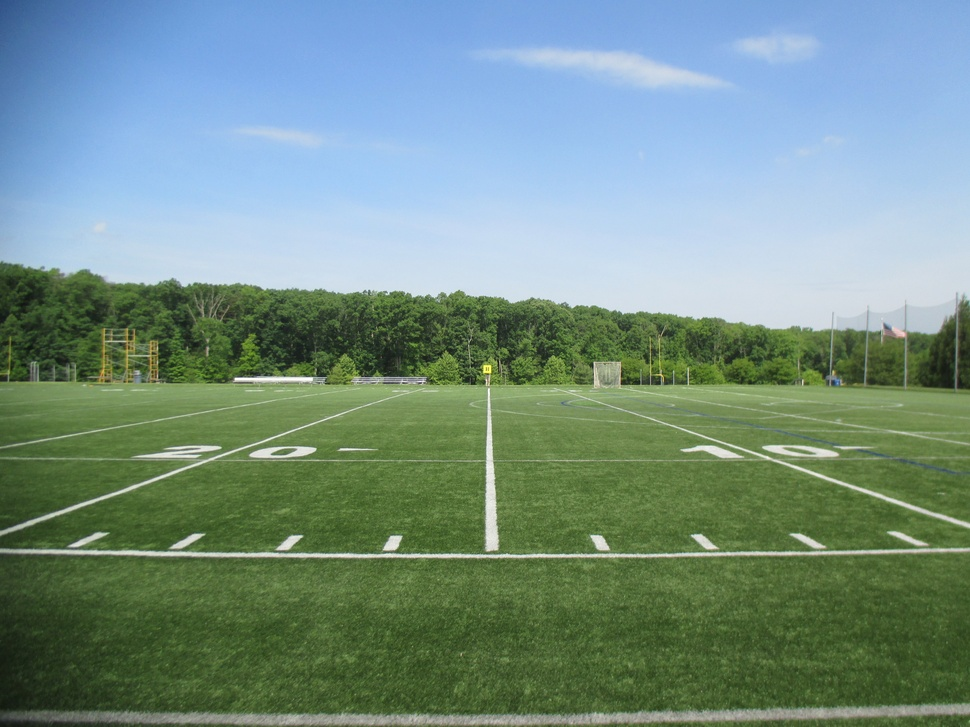
#> input picture images/IMG_0147.JPG, 970 x 727 px, shrunk from 4608 x 3456 before the run, found by its file name
$ python derivative_filtering.py
#> lines starting #> are read from the running program, lines starting #| are printed output that depends on the picture
import cv2
from scipy.ndimage import filters
from numpy import *

"""
Sobel & Gaussian X and Y derivative identification -- Preprocessing technique

Used to:
1) Identify gradient magnitude
2) Noise reduction

Requires:
1) Grayscale image
"""


def sobel_xy_derivative(img):
    """
    Applies Sobel filters to identify X and Y derivatives
    """
    # Sobel derivative filters
    imx = zeros(img.shape)
    filters.sobel(img, 1, imx)

    imy = zeros(img.shape)
    filters.sobel(img, 0, imy)

    magnitude = sqrt(imx**2 + imy**2)

    # Returning the filtered image
    return magnitude

def gaussian_xy_derivatives(img, standard_deviation=5):
    """
    Applies Gaussian filters to identify the X and Y derivatives
    """
    # Gaussian derivative filters
    imx = zeros(img.shape)
    filters.gaussian_filter(img, (standard_deviation, standard_deviation), (0,1), imx)

    imy = zeros(img.shape)
    filters.sobel(img, (standard_deviation, standard_deviation), (1,0), imx)

    magnitude = sqrt(imx**2 + imy**2)

    # Returning the filtered image
    return magnitude

if __name__ == '__main__':
    img = cv2.imread("../images/IMG_0147.jpg")
#> img is the input picture: shape (727, 970, 3); mean B, G, R 133.6, 144.4, 117.3

    cv2.imshow("sobel filtered", sobel_xy_derivative(img))
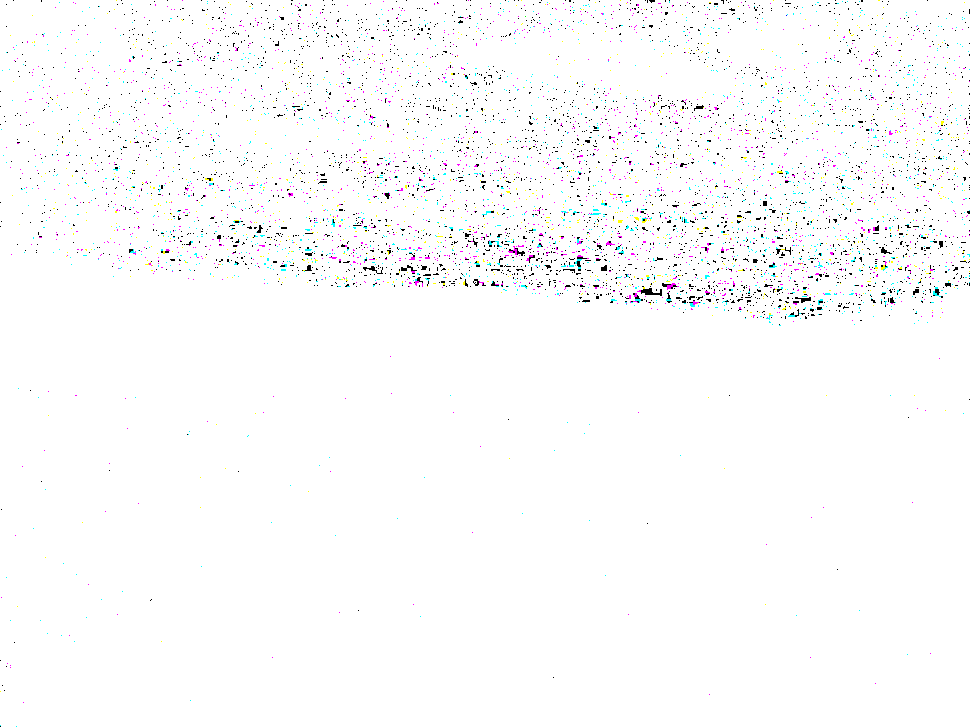
#> window 'sobel filtered': shape (727, 970, 3); mean B, G, R 251.9, 251.4, 251.4
    cv2.waitKey(0)
    cv2.destroyAllWindows()

    cv2.imshow("gaussian filtered", gaussian_xy_derivatives(img))
#> (the run stopped early here; a loop or call above may not have finished)

$ run again, with images/IMG_0114.JPG copied over images/IMG_0147.JPG
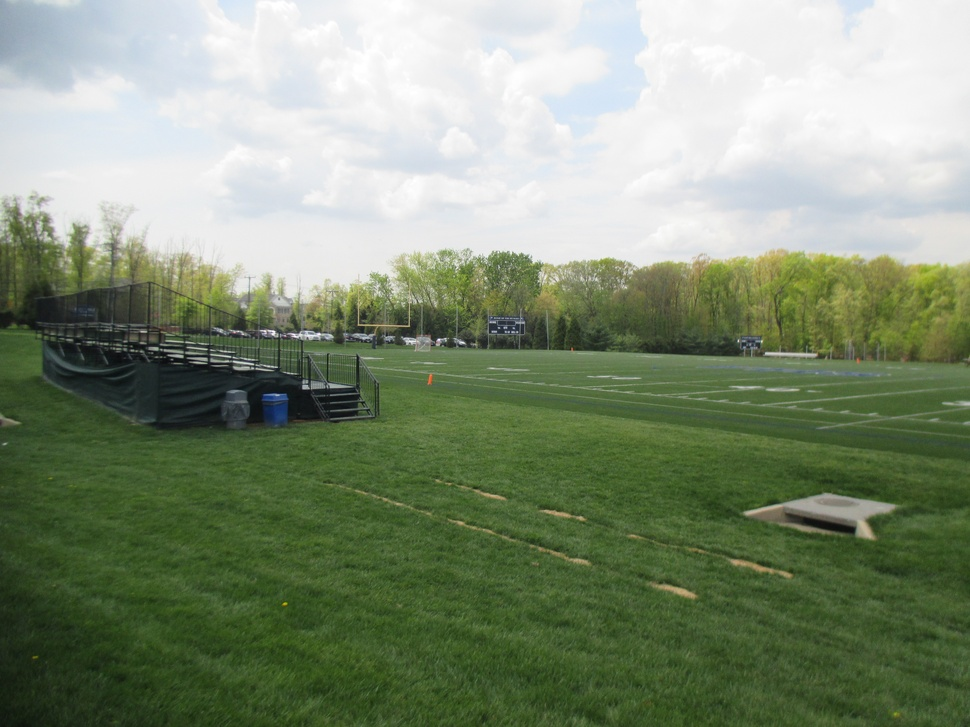
#> input picture images/IMG_0114.JPG, 970 x 727 px, shrunk from 4608 x 3456 before the run, found by its file name
#> img is the input picture: shape (727, 970, 3); mean B, G, R 117.8, 142.9, 129.3
#> `cv2.imshow("sobel filtered", sobel_xy_derivative(img))`:
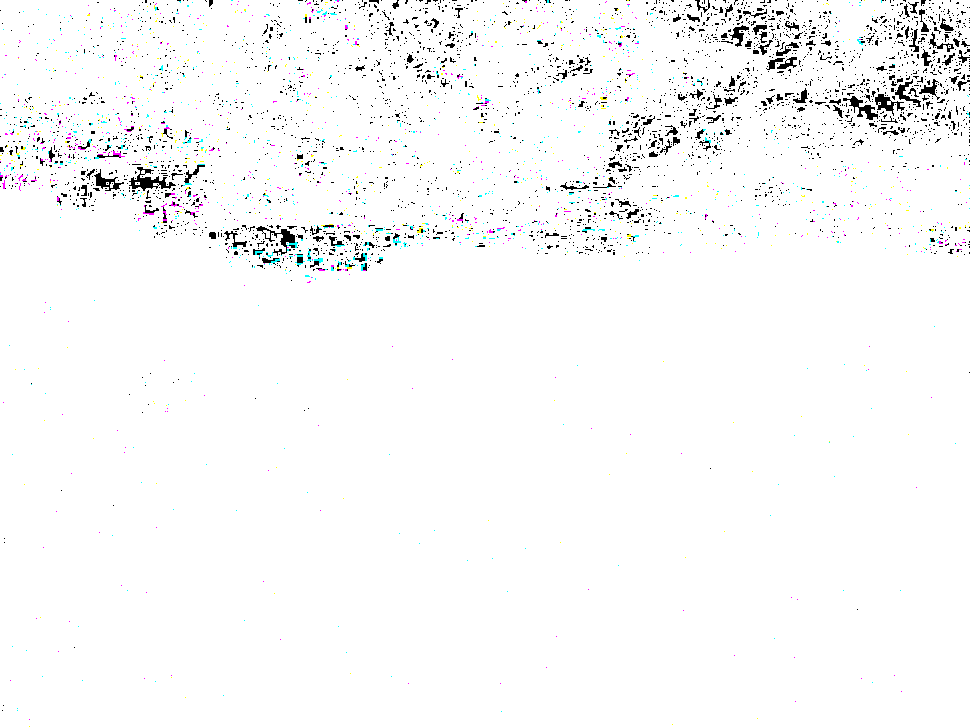
#> window 'sobel filtered': shape (727, 970, 3); mean B, G, R 249.1, 249, 248.7
